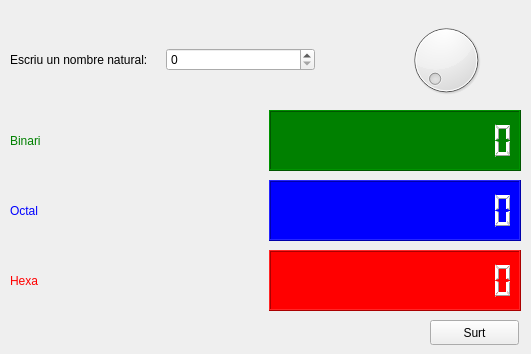
<?xml version="1.0" encoding="UTF-8"?>
<ui version="4.0">
 <class>ConversioNumerica</class>
 <widget class="QWidget" name="ConversioNumerica">
  <property name="geometry">
   <rect>
    <x>0</x>
    <y>0</y>
    <width>531</width>
    <height>354</height>
   </rect>
  </property>
  <property name="windowTitle">
   <string>Conversor</string>
  </property>
  <widget class="QWidget" name="horizontalLayoutWidget">
   <property name="geometry">
    <rect>
     <x>10</x>
     <y>20</y>
     <width>511</width>
     <height>80</height>
    </rect>
   </property>
   <layout class="QHBoxLayout" name="horizontalLayout">
    <item>
     <widget class="QLabel" name="label">
      <property name="text">
       <string>Escriu un nombre natural:</string>
      </property>
     </widget>
    </item>
    <item>
     <widget class="QSpinBox" name="spinBox">
      <property name="maximum">
       <number>999999999</number>
      </property>
     </widget>
    </item>
    <item>
     <spacer name="horizontalSpacer">
      <property name="orientation">
       <enum>Qt::Horizontal</enum>
      </property>
      <property name="sizeType">
       <enum>QSizePolicy::Ignored</enum>
      </property>
      <property name="sizeHint" stdset="0">
       <size>
        <width>50</width>
        <height>0</height>
       </size>
      </property>
     </spacer>
    </item>
    <item>
     <widget class="QDial" name="dial">
      <property name="maximum">
       <number>999999999</number>
      </property>
     </widget>
    </item>
   </layout>
  </widget>
  <widget class="QWidget" name="horizontalLayoutWidget_2">
   <property name="geometry">
    <rect>
     <x>10</x>
     <y>110</y>
     <width>511</width>
     <height>61</height>
    </rect>
   </property>
   <layout class="QHBoxLayout" name="horizontalLayout_2">
    <item>
     <widget class="QLabel" name="label_2">
      <property name="styleSheet">
       <string notr="true">color: green;
</string>
      </property>
      <property name="text">
       <string>Binari</string>
      </property>
     </widget>
    </item>
    <item>
     <widget class="QLCDNumber" name="lcdNumber">
      <property name="styleSheet">
       <string notr="true">background-color: green;
color: white;</string>
      </property>
      <property name="digitCount">
       <number>13</number>
      </property>
      <property name="mode">
       <enum>QLCDNumber::Bin</enum>
      </property>
     </widget>
    </item>
   </layout>
  </widget>
  <widget class="QWidget" name="horizontalLayoutWidget_3">
   <property name="geometry">
    <rect>
     <x>10</x>
     <y>180</y>
     <width>511</width>
     <height>61</height>
    </rect>
   </property>
   <layout class="QHBoxLayout" name="horizontalLayout_3">
    <item>
     <widget class="QLabel" name="label_3">
      <property name="styleSheet">
       <string notr="true">color: blue;</string>
      </property>
      <property name="text">
       <string>Octal</string>
      </property>
     </widget>
    </item>
    <item>
     <widget class="QLCDNumber" name="lcdNumber_2">
      <property name="styleSheet">
       <string notr="true">background-color: blue;
color: white;</string>
      </property>
      <property name="digitCount">
       <number>13</number>
      </property>
      <property name="mode">
       <enum>QLCDNumber::Oct</enum>
      </property>
     </widget>
    </item>
   </layout>
  </widget>
  <widget class="QWidget" name="horizontalLayoutWidget_4">
   <property name="geometry">
    <rect>
     <x>10</x>
     <y>250</y>
     <width>511</width>
     <height>61</height>
    </rect>
   </property>
   <layout class="QHBoxLayout" name="horizontalLayout_4">
    <item>
     <widget class="QLabel" name="label_4">
      <property name="styleSheet">
       <string notr="true">color: red;</string>
      </property>
      <property name="text">
       <string>Hexa</string>
      </property>
     </widget>
    </item>
    <item>
     <widget class="QLCDNumber" name="lcdNumber_3">
      <property name="styleSheet">
       <string notr="true">background-color: red;
color: white;</string>
      </property>
      <property name="digitCount">
       <number>13</number>
      </property>
      <property name="mode">
       <enum>QLCDNumber::Hex</enum>
      </property>
     </widget>
    </item>
   </layout>
  </widget>
  <widget class="QPushButton" name="pushButton">
   <property name="geometry">
    <rect>
     <x>430</x>
     <y>320</y>
     <width>89</width>
     <height>25</height>
    </rect>
   </property>
   <property name="text">
    <string>Surt</string>
   </property>
  </widget>
 </widget>
 <resources/>
 <connections>
  <connection>
   <sender>pushButton</sender>
   <signal>clicked()</signal>
   <receiver>ConversioNumerica</receiver>
   <slot>close()</slot>
   <hints>
    <hint type="sourcelabel">
     <x>492</x>
     <y>337</y>
    </hint>
    <hint type="destinationlabel">
     <x>485</x>
     <y>353</y>
    </hint>
   </hints>
  </connection>
  <connection>
   <sender>spinBox</sender>
   <signal>valueChanged(int)</signal>
   <receiver>dial</receiver>
   <slot>setValue(int)</slot>
   <hints>
    <hint type="sourcelabel">
     <x>224</x>
     <y>67</y>
    </hint>
    <hint type="destinationlabel">
     <x>460</x>
     <y>55</y>
    </hint>
   </hints>
  </connection>
  <connection>
   <sender>dial</sender>
   <signal>valueChanged(int)</signal>
   <receiver>spinBox</receiver>
   <slot>setValue(int)</slot>
   <hints>
    <hint type="sourcelabel">
     <x>476</x>
     <y>31</y>
    </hint>
    <hint type="destinationlabel">
     <x>252</x>
     <y>60</y>
    </hint>
   </hints>
  </connection>
  <connection>
   <sender>dial</sender>
   <signal>valueChanged(int)</signal>
   <receiver>lcdNumber</receiver>
   <slot>display(int)</slot>
   <hints>
    <hint type="sourcelabel">
     <x>450</x>
     <y>79</y>
    </hint>
    <hint type="destinationlabel">
     <x>419</x>
     <y>132</y>
    </hint>
   </hints>
  </connection>
  <connection>
   <sender>dial</sender>
   <signal>valueChanged(int)</signal>
   <receiver>lcdNumber_2</receiver>
   <slot>display(int)</slot>
   <hints>
    <hint type="sourcelabel">
     <x>459</x>
     <y>73</y>
    </hint>
    <hint type="destinationlabel">
     <x>486</x>
     <y>207</y>
    </hint>
   </hints>
  </connection>
  <connection>
   <sender>dial</sender>
   <signal>valueChanged(int)</signal>
   <receiver>lcdNumber_3</receiver>
   <slot>display(int)</slot>
   <hints>
    <hint type="sourcelabel">
     <x>464</x>
     <y>85</y>
    </hint>
    <hint type="destinationlabel">
     <x>429</x>
     <y>296</y>
    </hint>
   </hints>
  </connection>
 </connections>
</ui>
